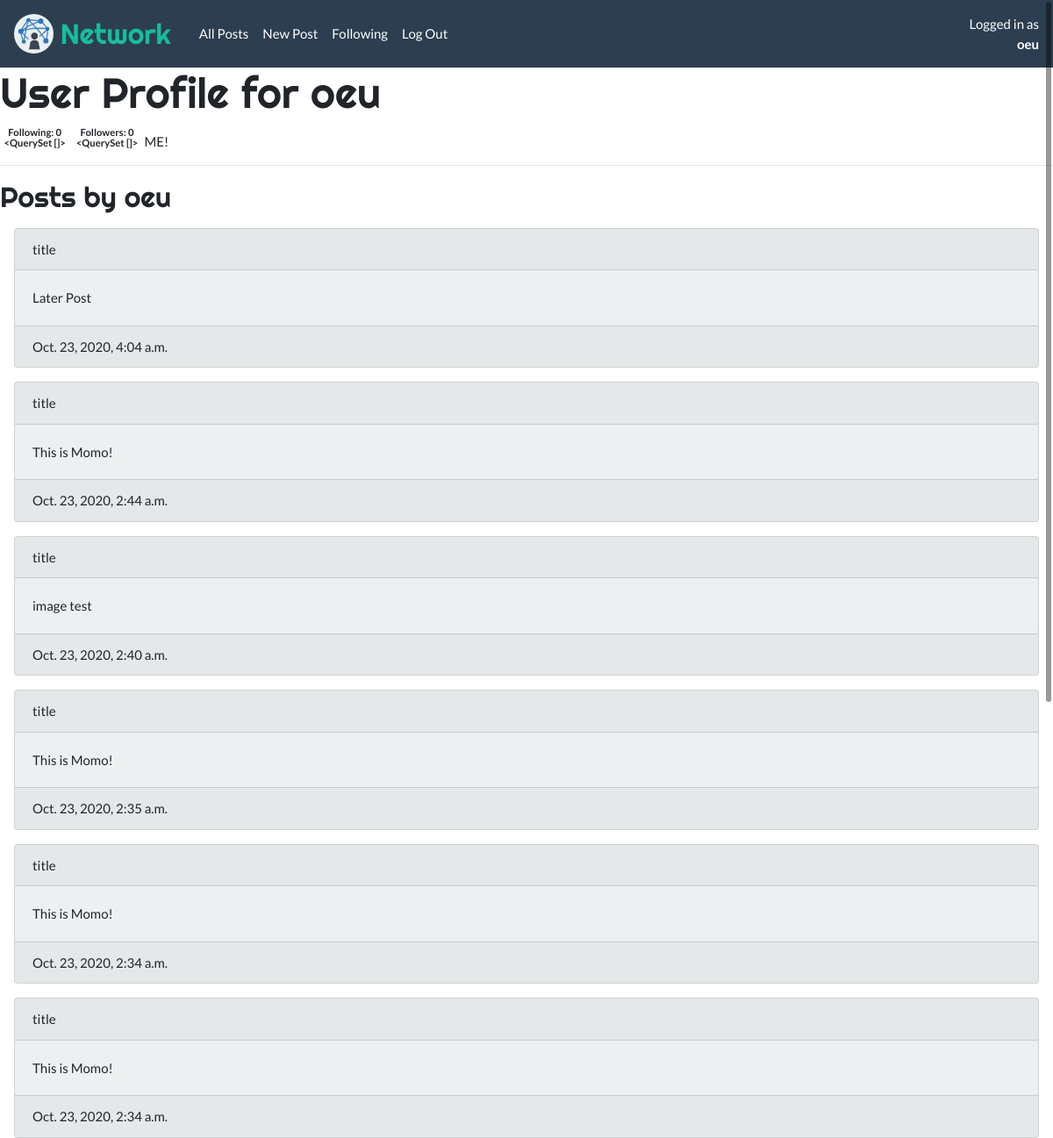
Page /user/1 (signed in) on the earlier database version.
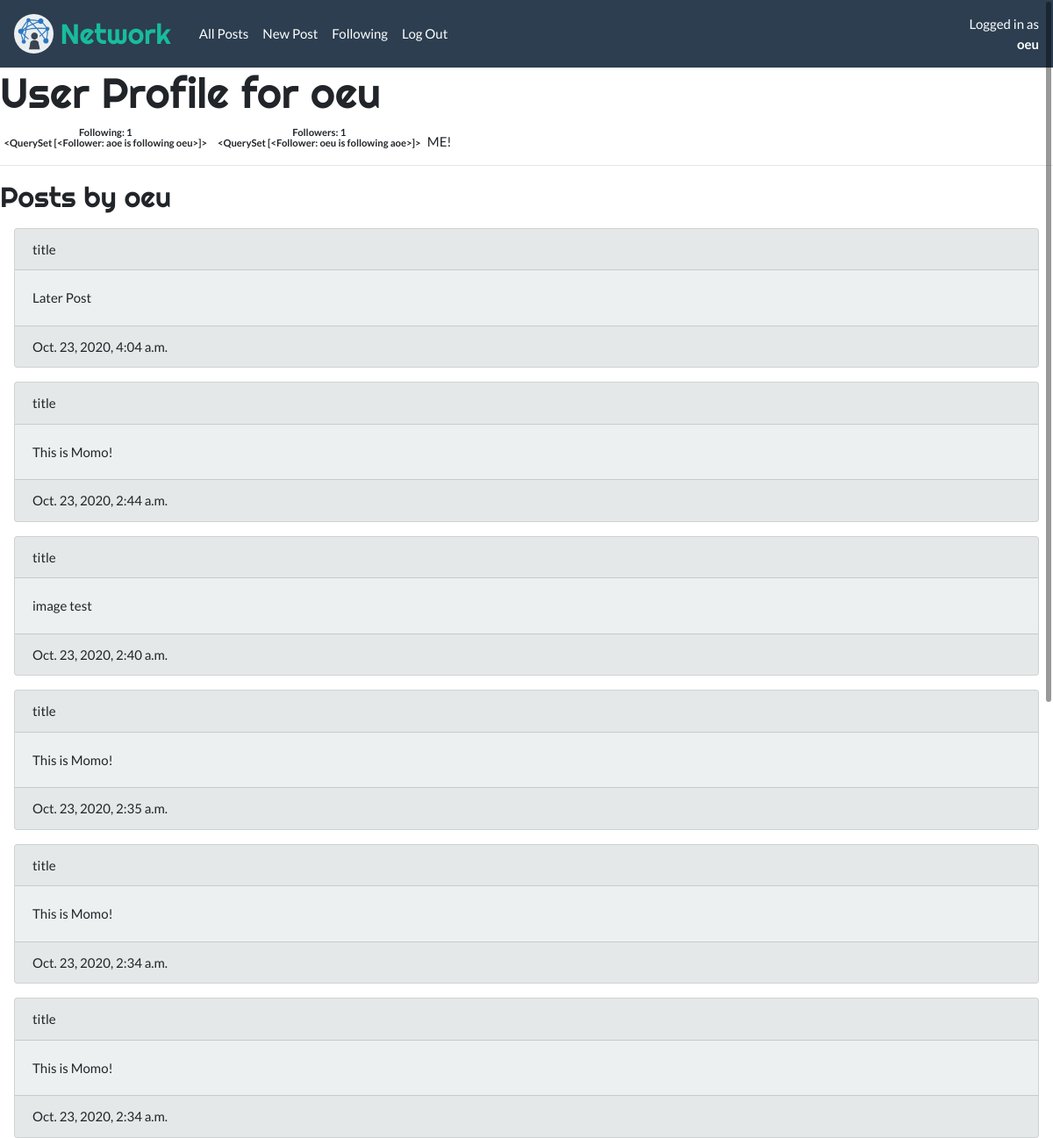
Same page on the later database version.
### network/models.py (models this page shows)
class User(AbstractUser):
    pass

class Follower(models.Model):
    following = models.ForeignKey(
                        User,
                        related_name='following',
                        on_delete=models.CASCADE,
                    )
    followed_by = models.ForeignKey(
                        User,
                        related_name='followed_by',
                        on_delete=models.CASCADE,
                    )
    def __str__(self):
        return f"{self.followed_by} is following {self.following}"

### network/views.py (the view)
# urls.py: path("user/<int:user_id>", views.user_profile, name="user_profile"),
@login_required
def user_profile(request, user_id):
    user = User.objects.get(pk=user_id)
    posts = Post.objects.filter(owner=user).order_by('-timestamp')
    followers = Follower.objects.filter(followed_by=user)
    following = Follower.objects.filter(following=user)
    context = {
        'profile_owner': user,
        'posts': posts,
        'followers': followers,
        'following': following,
    }
    return render(request, "network/user_profile.html", context)

### network/templates/network/user_profile.html (shortened to what this page needs)
{% extends "network/layout.html" %}
{% block body %}
<h1>User Profile for {{  profile_owner.username }}</h1>
<div class="badge">
    Following: {{ profile_owner.following.count }}
    <br>
    {{ following }}
</div>
<div class="badge">
    Followers: {{ profile_owner.followed_by.count }}
    <br>
    {{ followers }}
</div>
{% if profile_owner == request.user %}
    ME!
{% endif %}
<hr>
<h3>Posts by {{ profile_owner }}</h3>
{% for post in posts %}
    <div class="card bg-light m-3">
        <div class="card-header">
            {{post.title}}
        </div>
        <div class="card-body">
            {{post.text}}
        </div>
        <div class="card-footer">
            {{post.timestamp}}
        </div>
    </div>
{% endfor %}
{% endblock %}

### network/templates/network/layout.html (shortened to what this page needs)
{% load static %}
<!DOCTYPE html>
<html lang="en">
    <head>
        <link href="{% static 'network/css/bootstrap.min.css' %}" rel="stylesheet">
        <link href="{% static 'network/css/OverlayScrollbars.min.css' %}" rel="stylesheet">
        <link href="{% static 'network/css/fontawesome-all.min.css' %}" rel="stylesheet">
        <link href="{% static 'network/css/styles.css' %}" rel="stylesheet">
    </head>
    <body>
        <nav class="navbar navbar-expand-sm navbar-dark bg-primary">
            <div class="h-100 d-flex">
                <div class="rounded-circle p-1 bg-light mr-2">
                    <img src="{% static 'network/logo.png' %}" class="img-fluid navbar-logo" alt="">
                </div>
                <div class="my-auto">
                    <a class="font-brand h3 d-block my-auto text-decoration-none mr-4" href="#">Network</a>
                </div>
            </div>
            <div class="collapse navbar-collapse" id="navbar-collapse-content">
              <ul class="navbar-nav mr-auto">
                <div class="navbar-collapse">
                    <li class="nav-item">
                    <a class="nav-link" href="{% url 'index' %}">All Posts</a>
                    </li>
                    {% if user.is_authenticated %}
                        <li class="nav-item">
                            <a class="nav-link" href="{% url 'new_post' %}">New Post</a>
                        </li>
                        <li class="nav-item">
                            <a class="nav-link" href="#">Following</a>
                        </li>
                        <li class="nav-item">
                            <a class="nav-link" href="{% url 'logout' %}">Log Out</a>
                        </li>
                    {% endif %}
                </div>
              </ul>
              <ul class="navbar-nav">
                    {% if user.is_authenticated %}
                    <li class="nav-item text-right">
                        <span class="text-white">Logged in as</span>
                        <a class="nav-link p-0" href="{% url 'user_profile' user.id %}"><strong>{{ request.user.username }}</strong></a>
                    </li>
                    {% endif %}
              </ul>
            </div>
          </nav>
        <div class="body">
            {% block body %}
            {% endblock %}
        </div>
    </body>
</html>

Differences in the rows shown:
changed User "oeu": following.count "0" → "1"; followed_by.count "0" → "1"
added Follower: followed_by+following "<QuerySet [<Follower: aoe is following oeu>]>"
added Follower: followed_by+following "<QuerySet [<Follower: oeu is following aoe>]>"
Other differences:
{{ following }}: "<QuerySet []>" → (not shown)
{{ followers }}: "<QuerySet []>" → (not shown)
